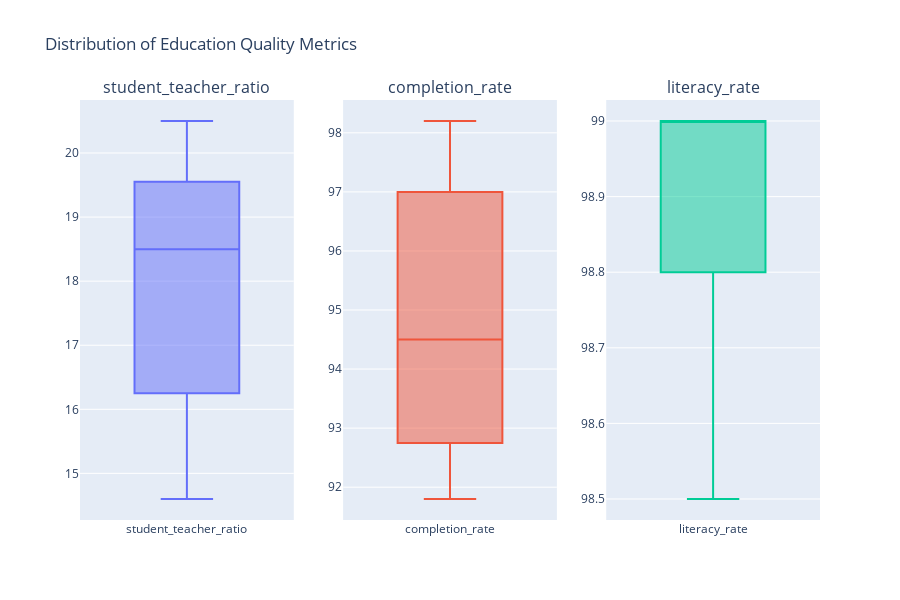

The notebook cell saved with this chart:
### Markdown cell above
## Quality Metrics Analysis

### Code cell
def plot_quality_metrics():
    # Create box plots for quality metrics
    metrics = ['student_teacher_ratio', 'completion_rate', 'literacy_rate']
    
    fig = make_subplots(rows=1, cols=len(metrics),
                        subplot_titles=metrics)
    
    for i, metric in enumerate(metrics, 1):
        fig.add_trace(
            go.Box(y=df[metric], name=metric),
            row=1, col=i
        )
    
    fig.update_layout(
        title_text='Distribution of Education Quality Metrics',
        showlegend=False,
        height=600
    )
    
    fig.show()

plot_quality_metrics()

### Figure 1 — Plotly figure (JSON) as saved in the notebook; plotly's stock layout.template omitted (floating-point values rounded to 4 significant figures)
{"data": [{"name": "student_teacher_ratio", "type": "box", "xaxis": "x", "y": [18.2, 17.8, 17.5, 17.2, 17, 15.5, 15.2, 15, 14.8, 14.6, 19.8, 19.5, 19.2, 19, 18.8, 20.5, 20.2, 19.9, 19.6, 19.3], "yaxis": "y"}, {"name": "completion_rate", "type": "box", "xaxis": "x2", "y": [95.3, 95.8, 96.1, 96.5, 96.8, 97.2, 97.5, 97.8, 98, 98.2, 92.5, 92.8, 93.1, 93.4, 93.7, 91.8, 92.1, 92.4, 92.7, 93], "yaxis": "y2"}, {"name": "literacy_rate", "type": "box", "xaxis": "x3", "y": [99, 99, 99, 99, 99, 99, 99, 99, 99, 99, 98.8, 98.8, 98.9, 98.9, 99, 98.5, 98.6, 98.7, 98.8, 98.9], "yaxis": "y3"}], "layout": {"annotations": [{"font": {"size": 16}, "showarrow": false, "text": "student_teacher_ratio", "x": 0.1444, "xanchor": "center", "xref": "paper", "y": 1, "yanchor": "bottom", "yref": "paper"}, {"font": {"size": 16}, "showarrow": false, "text": "completion_rate", "x": 0.5, "xanchor": "center", "xref": "paper", "y": 1, "yanchor": "bottom", "yref": "paper"}, {"font": {"size": 16}, "showarrow": false, "text": "literacy_rate", "x": 0.8556, "xanchor": "center", "xref": "paper", "y": 1, "yanchor": "bottom", "yref": "paper"}], "height": 600, "showlegend": false, "title": {"text": "Distribution of Education Quality Metrics"}, "xaxis": {"anchor": "y", "domain": [0, 0.2889]}, "xaxis2": {"anchor": "y2", "domain": [0.3556, 0.6444]}, "xaxis3": {"anchor": "y3", "domain": [0.7111, 1]}, "yaxis": {"anchor": "x", "domain": [0, 1]}, "yaxis2": {"anchor": "x2", "domain": [0, 1]}, "yaxis3": {"anchor": "x3", "domain": [0, 1]}}}
